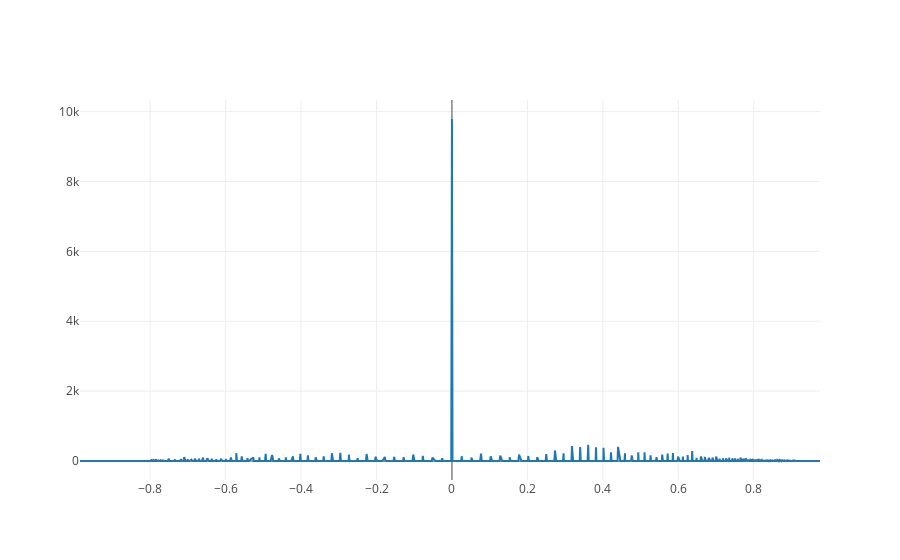

The notebook cell saved with this chart:
### Code cell
data = [go.Scatter( x=sentim_tweets.index, y=sentim_tweets )]
iplot(data, filename='pandas-time-series')

### Figure 1 — Plotly figure (JSON) as saved in the notebook; plotly's stock layout.template omitted (floating-point values rounded to 4 significant figures; data arrays with more than 128 entries replaced by an {"elided": "..."} marker saying what was removed)
{"data": [{"type": "scatter", "uid": "b0c1bfbc-d463-4a06-a152-827ec4c13bf0", "x": {"elided": "1362 float values"}, "y": {"elided": "1362 int values"}}], "layout": {}}
